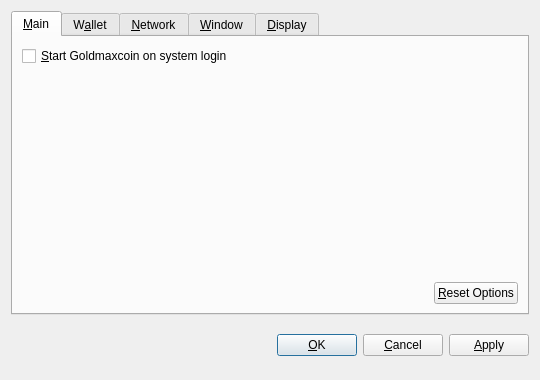
<?xml version="1.0" encoding="UTF-8"?>
<ui version="4.0">
 <class>OptionsDialog</class>
 <widget class="QDialog" name="OptionsDialog">
  <property name="geometry">
   <rect>
    <x>0</x>
    <y>0</y>
    <width>540</width>
    <height>380</height>
   </rect>
  </property>
  <property name="windowTitle">
   <string>Options</string>
  </property>
  <property name="modal">
   <bool>true</bool>
  </property>
  <layout class="QVBoxLayout" name="verticalLayout">
   <item>
    <widget class="QTabWidget" name="tabWidget">
     <property name="tabPosition">
      <enum>QTabWidget::North</enum>
     </property>
     <property name="currentIndex">
      <number>0</number>
     </property>
     <widget class="QWidget" name="tabMain">
      <attribute name="title">
       <string>&amp;Main</string>
      </attribute>
      <layout class="QVBoxLayout" name="verticalLayout_Main">
       <item>
        <widget class="QCheckBox" name="bitcoinAtStartup">
         <property name="toolTip">
          <string>Automatically start Goldmaxcoin after logging in to the system.</string>
         </property>
         <property name="text">
          <string>&amp;Start Goldmaxcoin on system login</string>
         </property>
        </widget>
       </item>
       <item>
        <spacer name="verticalSpacer_Main">
         <property name="orientation">
          <enum>Qt::Vertical</enum>
         </property>
         <property name="sizeHint" stdset="0">
          <size>
           <width>20</width>
           <height>40</height>
          </size>
         </property>
        </spacer>
       </item>
       <item>
        <layout class="QHBoxLayout" name="horizontalLayout_2_Main">
         <item>
          <spacer name="horizontalSpacer_2_Main">
           <property name="orientation">
            <enum>Qt::Horizontal</enum>
           </property>
           <property name="sizeHint" stdset="0">
            <size>
             <width>40</width>
             <height>20</height>
            </size>
           </property>
          </spacer>
         </item>
         <item>
          <widget class="QPushButton" name="resetButton">
           <property name="toolTip">
            <string>Reset all client options to default.</string>
           </property>
           <property name="text">
            <string>&amp;Reset Options</string>
           </property>
           <property name="autoDefault">
            <bool>false</bool>
           </property>
          </widget>
         </item>
        </layout>
       </item>
      </layout>
     </widget>
     <widget class="QWidget" name="tabWallet">
      <attribute name="title">
       <string>W&amp;allet</string>
      </attribute>
      <layout class="QVBoxLayout" name="verticalLayout_Network">
       <item>
        <widget class="QLabel" name="transactionFeeInfoLabel">
         <property name="text">
          <string>Optional transaction fee per kB that helps make sure your transactions are processed quickly. Most transactions are 1 kB.</string>
         </property>
         <property name="textFormat">
          <enum>Qt::PlainText</enum>
         </property>
         <property name="wordWrap">
          <bool>true</bool>
         </property>
        </widget>
       </item>
       <item>
        <layout class="QHBoxLayout" name="horizontalLayout_1_Main">
         <item>
          <widget class="QLabel" name="transactionFeeLabel">
           <property name="text">
            <string>Pay transaction &amp;fee</string>
           </property>
           <property name="textFormat">
            <enum>Qt::PlainText</enum>
           </property>
           <property name="buddy">
            <cstring>transactionFee</cstring>
           </property>
          </widget>
         </item>
         <item>
          <widget class="BitcoinAmountField" name="transactionFee"/>
         </item>
         <item>
          <spacer name="horizontalSpacer_1_Main">
           <property name="orientation">
            <enum>Qt::Horizontal</enum>
           </property>
           <property name="sizeHint" stdset="0">
            <size>
             <width>40</width>
             <height>20</height>
            </size>
           </property>
          </spacer>
         </item>
        </layout>
       </item>
       <item>
        <widget class="QLabel" name="label">
         <property name="text">
          <string>If you disable the spending of unconfirmed change, the change from a transaction cannot be used until that transaction has at least one confirmation. This also affects how your balance is computed.</string>
         </property>
         <property name="wordWrap">
          <bool>true</bool>
         </property>
        </widget>
       </item>
       <item>
        <widget class="QCheckBox" name="spendZeroConfChange">
         <property name="text">
          <string>Spend unconfirmed change  (experts only)</string>
         </property>
        </widget>
       </item>
       <item>
        <spacer name="verticalSpacer">
         <property name="orientation">
          <enum>Qt::Vertical</enum>
         </property>
         <property name="sizeHint" stdset="0">
          <size>
           <width>20</width>
           <height>40</height>
          </size>
         </property>
        </spacer>
       </item>
      </layout>
     </widget>
     <widget class="QWidget" name="tabNetwork">
      <attribute name="title">
       <string>&amp;Network</string>
      </attribute>
      <layout class="QVBoxLayout" name="verticalLayout_Network">
       <item>
        <widget class="QCheckBox" name="mapPortUpnp">
         <property name="toolTip">
          <string>Automatically open the Goldmaxcoin client port on the router. This only works when your router supports UPnP and it is enabled.</string>
         </property>
         <property name="text">
          <string>Map port using &amp;UPnP</string>
         </property>
        </widget>
       </item>
       <item>
        <widget class="QCheckBox" name="connectSocks">
         <property name="toolTip">
          <string>Connect to the Goldmaxcoin network through a SOCKS proxy (e.g. when connecting through Tor).</string>
         </property>
         <property name="text">
          <string>&amp;Connect through SOCKS proxy:</string>
         </property>
        </widget>
       </item>
       <item>
        <layout class="QHBoxLayout" name="horizontalLayout_Network">
         <item>
          <widget class="QLabel" name="proxyIpLabel">
           <property name="text">
            <string>Proxy &amp;IP:</string>
           </property>
           <property name="textFormat">
            <enum>Qt::PlainText</enum>
           </property>
           <property name="buddy">
            <cstring>proxyIp</cstring>
           </property>
          </widget>
         </item>
         <item>
          <widget class="QValidatedLineEdit" name="proxyIp">
           <property name="maximumSize">
            <size>
             <width>140</width>
             <height>16777215</height>
            </size>
           </property>
           <property name="toolTip">
            <string>IP address of the proxy (e.g. 127.0.0.1)</string>
           </property>
          </widget>
         </item>
         <item>
          <widget class="QLabel" name="proxyPortLabel">
           <property name="text">
            <string>&amp;Port:</string>
           </property>
           <property name="textFormat">
            <enum>Qt::PlainText</enum>
           </property>
           <property name="buddy">
            <cstring>proxyPort</cstring>
           </property>
          </widget>
         </item>
         <item>
          <widget class="QLineEdit" name="proxyPort">
           <property name="maximumSize">
            <size>
             <width>55</width>
             <height>16777215</height>
            </size>
           </property>
           <property name="toolTip">
            <string>Port of the proxy (e.g. 9050)</string>
           </property>
          </widget>
         </item>
         <item>
          <widget class="QLabel" name="socksVersionLabel">
           <property name="text">
            <string>SOCKS &amp;Version:</string>
           </property>
           <property name="textFormat">
            <enum>Qt::PlainText</enum>
           </property>
           <property name="buddy">
            <cstring>socksVersion</cstring>
           </property>
          </widget>
         </item>
         <item>
          <widget class="QValueComboBox" name="socksVersion">
           <property name="toolTip">
            <string>SOCKS version of the proxy (e.g. 5)</string>
           </property>
          </widget>
         </item>
         <item>
          <spacer name="horizontalSpacer_Network">
           <property name="orientation">
            <enum>Qt::Horizontal</enum>
           </property>
           <property name="sizeHint" stdset="0">
            <size>
             <width>40</width>
             <height>20</height>
            </size>
           </property>
          </spacer>
         </item>
        </layout>
       </item>
       <item>
        <spacer name="verticalSpacer_Network">
         <property name="orientation">
          <enum>Qt::Vertical</enum>
         </property>
         <property name="sizeHint" stdset="0">
          <size>
           <width>20</width>
           <height>40</height>
          </size>
         </property>
        </spacer>
       </item>
      </layout>
     </widget>
     <widget class="QWidget" name="tabWindow">
      <attribute name="title">
       <string>&amp;Window</string>
      </attribute>
      <layout class="QVBoxLayout" name="verticalLayout_Window">
       <item>
        <widget class="QCheckBox" name="minimizeToTray">
         <property name="toolTip">
          <string>Show only a tray icon after minimizing the window.</string>
         </property>
         <property name="text">
          <string>&amp;Minimize to the tray instead of the taskbar</string>
         </property>
        </widget>
       </item>
       <item>
        <widget class="QCheckBox" name="minimizeOnClose">
         <property name="toolTip">
          <string>Minimize instead of exit the application when the window is closed. When this option is enabled, the application will be closed only after selecting Quit in the menu.</string>
         </property>
         <property name="text">
          <string>M&amp;inimize on close</string>
         </property>
        </widget>
       </item>
       <item>
        <spacer name="verticalSpacer_Window">
         <property name="orientation">
          <enum>Qt::Vertical</enum>
         </property>
         <property name="sizeHint" stdset="0">
          <size>
           <width>20</width>
           <height>40</height>
          </size>
         </property>
        </spacer>
       </item>
      </layout>
     </widget>
     <widget class="QWidget" name="tabDisplay">
      <attribute name="title">
       <string>&amp;Display</string>
      </attribute>
      <layout class="QVBoxLayout" name="verticalLayout_Display">
       <item>
        <layout class="QHBoxLayout" name="horizontalLayout_1_Display">
         <item>
          <widget class="QLabel" name="langLabel">
           <property name="text">
            <string>User Interface &amp;language:</string>
           </property>
           <property name="textFormat">
            <enum>Qt::PlainText</enum>
           </property>
           <property name="buddy">
            <cstring>lang</cstring>
           </property>
          </widget>
         </item>
         <item>
          <widget class="QValueComboBox" name="lang">
           <property name="toolTip">
            <string>The user interface language can be set here. This setting will take effect after restarting Goldmaxcoin.</string>
           </property>
          </widget>
         </item>
        </layout>
       </item>
       <item>
        <layout class="QHBoxLayout" name="horizontalLayout_2_Display">
         <item>
          <widget class="QLabel" name="unitLabel">
           <property name="text">
            <string>&amp;Unit to show amounts in:</string>
           </property>
           <property name="textFormat">
            <enum>Qt::PlainText</enum>
           </property>
           <property name="buddy">
            <cstring>unit</cstring>
           </property>
          </widget>
         </item>
         <item>
          <widget class="QValueComboBox" name="unit">
           <property name="toolTip">
            <string>Choose the default subdivision unit to show in the interface and when sending coins.</string>
           </property>
          </widget>
         </item>
        </layout>
       </item>
       <item>
        <widget class="QCheckBox" name="displayAddresses">
         <property name="toolTip">
          <string>Whether to show Goldmaxcoin addresses in the transaction list or not.</string>
         </property>
         <property name="text">
          <string>&amp;Display addresses in transaction list</string>
         </property>
        </widget>
       </item>
       <item>
        <widget class="QCheckBox" name="coinControlFeatures">
         <property name="toolTip">
          <string>Whether to show coin control features or not.</string>
         </property>
         <property name="text">
          <string>Display coin &amp;control features (experts only!)</string>
         </property>
        </widget>
       </item>
       <item>
        <spacer name="verticalSpacer_Display">
         <property name="orientation">
          <enum>Qt::Vertical</enum>
         </property>
         <property name="sizeHint" stdset="0">
          <size>
           <width>20</width>
           <height>40</height>
          </size>
         </property>
        </spacer>
       </item>
      </layout>
     </widget>
    </widget>
   </item>
   <item>
    <layout class="QHBoxLayout" name="horizontalLayout_Buttons">
     <item>
      <spacer name="horizontalSpacer_1">
       <property name="orientation">
        <enum>Qt::Horizontal</enum>
       </property>
       <property name="sizeHint" stdset="0">
        <size>
         <width>40</width>
         <height>48</height>
        </size>
       </property>
      </spacer>
     </item>
     <item>
      <widget class="QLabel" name="statusLabel">
       <property name="font">
        <font>
         <weight>75</weight>
         <bold>true</bold>
        </font>
       </property>
       <property name="text">
        <string/>
       </property>
       <property name="textFormat">
        <enum>Qt::PlainText</enum>
       </property>
       <property name="wordWrap">
        <bool>true</bool>
       </property>
      </widget>
     </item>
     <item>
      <spacer name="horizontalSpacer_2">
       <property name="orientation">
        <enum>Qt::Horizontal</enum>
       </property>
       <property name="sizeHint" stdset="0">
        <size>
         <width>40</width>
         <height>48</height>
        </size>
       </property>
      </spacer>
     </item>
     <item>
      <widget class="QPushButton" name="okButton">
       <property name="text">
        <string>&amp;OK</string>
       </property>
      </widget>
     </item>
     <item>
      <widget class="QPushButton" name="cancelButton">
       <property name="text">
        <string>&amp;Cancel</string>
       </property>
       <property name="autoDefault">
        <bool>false</bool>
       </property>
      </widget>
     </item>
     <item>
      <widget class="QPushButton" name="applyButton">
       <property name="text">
        <string>&amp;Apply</string>
       </property>
       <property name="autoDefault">
        <bool>false</bool>
       </property>
      </widget>
     </item>
    </layout>
   </item>
  </layout>
 </widget>
 <customwidgets>
  <customwidget>
   <class>BitcoinAmountField</class>
   <extends>QSpinBox</extends>
   <header>bitcoinamountfield.h</header>
  </customwidget>
  <customwidget>
   <class>QValueComboBox</class>
   <extends>QComboBox</extends>
   <header>qvaluecombobox.h</header>
  </customwidget>
  <customwidget>
   <class>QValidatedLineEdit</class>
   <extends>QLineEdit</extends>
   <header>qvalidatedlineedit.h</header>
  </customwidget>
 </customwidgets>
 <resources/>
 <connections/>
</ui>
